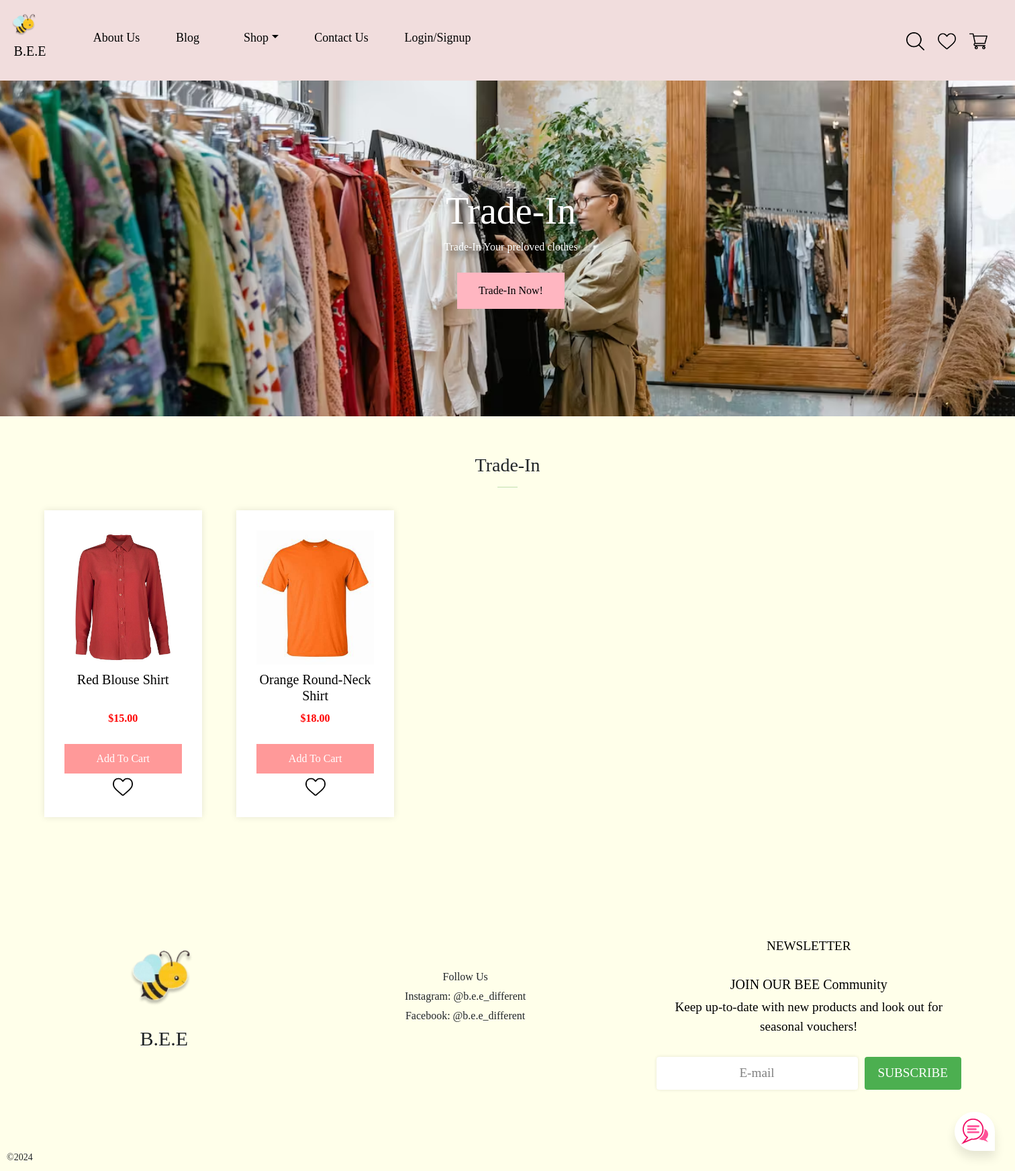
/tradein, run on the app's committed database.
### tables this page shows
CREATE TABLE inventory (product_name STRING, product_price FLOAT, product_image LONGBLOB, product_description LONGTEXT, product_quantity INT, shop STRING);

### app.py (the view)
@app.route('/tradein')
def tradein():
    with sqlite3.connect('database.db') as con:
        con.row_factory = sqlite3.Row
        cur = con.cursor()
        cur.execute('SELECT rowid, * FROM inventory WHERE shop = ?', ('Trade-In',))
        rows = cur.fetchall()
    con.close()
    return render_template('tradein.html', rows=rows)

### app.py (called while the page is built)
@app.teardown_appcontext
def close_connection(exception):
    db = getattr(g, '_database', None)
    if db is not None:
        db.close()

@app.before_request
def load_logged_in_user():
    user_id = session.get('user_id')
    if user_id is None:
        g.user = None
    else:
        g.user = get_db().execute(
            'SELECT * FROM user WHERE user_id = ?', (user_id,)
        ).fetchone()

### templates/tradein.html (shortened to what this page needs)
<!DOCTYPE html>
<html lang="en">
{% extends "base.html" %}
{% block content %}
<head>
</head>
<div class="top">
    <div class="centered-content">
        <h1 class="display-4">Trade-In</h1>
        <p>Trade-In Your preloved clothes</p>
        <a href="/tradeinno" class="button">Trade-In Now!</a>
    </div>
</div>
<body>
    <section id="title" class="my-5 ">
        <div class="container text-center mt-5  py-2">
            <h3>Trade-In</h3>
            <hr class="mx-auto">
        </div>
        <div class="product-grid">
        {% for row in rows %}
            {% if row['product_quantity'] == 0 %}
                <div class="product-card">
                    <img src="{{ url_for('static', filename='img/' + row['product_image']) }}" alt="{{ row['product_name'] }}">
                    <div class="content">
                        <h5>{{ row['product_name'] }}</h5>
                        <p class="price">${{ row['product_price'] }}0</p>
                    </div>
                    {% if 'username' in session %}
                        <button style="color: black;background: grey;">Out Of Stock</button>
                        <a href="/add_to_wishlist1/{{ row['product_name'] }}/{{ session['username'] }}" ><img src="/static/img/img_2.png" class="heart mywishlist" alt="" width="30px"></a>
                    {% else %}
                        <button><a href="/login">Add To Cart</a></button>
                        <a href="/login" ><img src="/static/img/img_2.png" class="heart mywishlist" alt="" width="30px"></a>
                    {% endif %}
                </div>
            {% else %}
                <div class="product-card">
                    <a style="text-decoration:none;" href="/product/{{ row['product_name'] }}">
                    <img src="{{ url_for('static', filename='img/' + row['product_image']) }}" alt="{{ row['product_name'] }}">
                    <div class="content">
                        <h5>{{ row['product_name'] }}</h5>
                        <p class="price">${{ row['product_price'] }}0</p>
                    </div>
                    {% if 'username' in session %}
                        <button><a href="/add_to_cart1/{{ row['product_name'] }}/{{ session['username'] }}">Add To Cart</a></button>
                        <a href="/add_to_wishlist1/{{ row['product_name'] }}/{{ session['username'] }}" ><img src="/static/img/img_2.png" class="heart mywishlist" alt="" width="30px"></a>
                    {% else %}
                        <button><a href="/login">Add To Cart</a></button>
                        <a href="/login" ><img src="/static/img/img_2.png" class="heart mywishlist" alt="" width="30px"></a>
                    {% endif %}
                    </a>
                </div>
            {% endif %}
        {% endfor %}
        </div>
    </section>
<footer>
    <div style="margin-bottom: 20px;">
        <img src="static/img/img.png" alt="B.E.E Logo" style="width: 130px; height: auto;">
        <p style="font-size: 30px;">B.E.E</p>
    </div>
    <div style="margin-bottom: 20px;">
        <p>Follow Us</p>
        <p>Instagram: @b.e.e_different</p>
        <p>Facebook: @b.e.e_different</p>
    </div>
    <div class="newsletter">
        <div class="newsletter-content">
            <P>NEWSLETTER</P>
            <h5>JOIN OUR BEE Community</h5>
            <p>Keep up-to-date with new products and look out for seasonal vouchers!</p>
            <form>
                <input type="email" placeholder="E-mail">
                <button type="submit">SUBSCRIBE</button>
            </form>
        </div>
    </div>
</footer>
    <div class="copyright-container">
        <p class="copyright">&copy;2024</p>
    </div>
</body>
{% endblock %}

### templates/base.html (style rules this page uses)
.content { background-color: #FFFFEA; }
body { background-color: #FFFFEA; overflow-x: hidden; overflow-y: scroll; }
* { margin:0px; padding:0px; box-sizing: border-box; font-family: 'Anko'; }
::placeholder { text-align: center; color: gray; opacity: 1; }

### templates/tradein.html (style rules this page uses)
* { box-sizing: border-box; }
body { background-color: #FFFFEA; }
hr { width:30px; height:2px; background-color:green; }
.top { background-image: url("static\\img\\img_13.png"); background-repeat: no-repeat; background-attachment: flex; background-size: 1528px auto; background-position: center; height: 500px; display: flex; flex-direction: column; justify-content: flex-end; align-items: center; padding-left: 10px; padding-bottom: 10px; }
.centered-content { text-align: center; margin-bottom: 150px; }
.top p, h1 { color: white; text-shadow: 6px 6px 10px rgba(0, 0, 0, 0.9); font-family: Georgia, serif; }
.button { background-color: lightpink; border: none; color: black; padding: 15px 32px; text-align: center; text-decoration: none; display: inline-block; font-size: 16px; margin-top: 10px; cursor: pointer; }
.product-grid { display: grid; grid-template-columns: repeat(auto-fill, minmax(200px, 1fr)); padding:10px; padding-left: 80px; padding-right: 80px; gap: 80px; justify-items: center; }
.product-card { background: white; padding: 30px; text-align: center; box-shadow: 0px 0px 10px rgba(0,0,0,0.1); display: flex; flex-direction: column; }
.product-card img { width: 175px; height: 200px; object-fit: cover; transition: 0.3s all; }
.product-card .content { flex-grow: 1; display: flex; flex-direction: column; justify-content: space-between; background:white; }
.product-card h5 { margin: 10px 0; color: black; }
.product-card a { text-decoration:none; color: white; }
.product-card .price { color: red; font-weight: bold; }
.product-card button { background: #ff9999; color: white; border: none; padding: 10px 20px; margin-top: 10px; margin-bottom: 0; cursor: pointer; }
.heart.mywishlist { object-fit: initial; height: initial; width: 30px; margin-top: 5px; }
footer { display: flex; justify-content: space-between; align-items: center; background-color: #FFFEA; padding: 20px; text-align: center; position: relative; }
.copyright-container { bottom: 0; left: 0; padding: 10px; }
.copyright { margin: 0; font-size: 14px; }
footer div { flex: 1; margin: 10px; }
footer p { margin: 5px 0; }
.newsletter { padding: 40px; text-align: center; color: black; margin-top: 50px; border-radius: 10px; }
.newsletter p { font-size: 1.2em; margin-bottom: 30px; }
.newsletter form { display: flex; justify-content: center; align-items: center; }
.newsletter input[type="email"] { width: 300px; padding: 10px; border: none; border-radius: 4px; margin-right: 10px; font-size: 1.2em; box-shadow: 0px 0px 5px rgba(0, 0, 0, 0.1); }
.newsletter button[type="submit"] { background-color: #4CAF50; color: white; padding: 10px 20px; border: none; border-radius: 4px; cursor: pointer; font-size: 1.2em; transition: background-color 0.3s; }

### data on the page
inventory: product_image (picture), product_name "Red Blouse Shirt", product_price "15.0"
inventory: product_image (picture), product_name "Orange Round-Neck Shirt", product_price "18.0"
